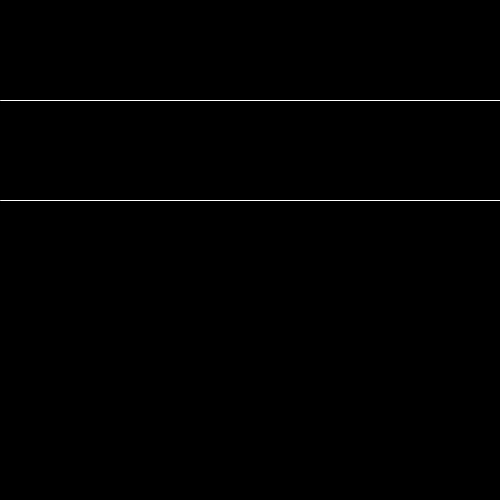
Frame 1 (no input)
Frame 60 (the mouse pressed at the canvas centre just before this capture): identical to frame 1, image omitted
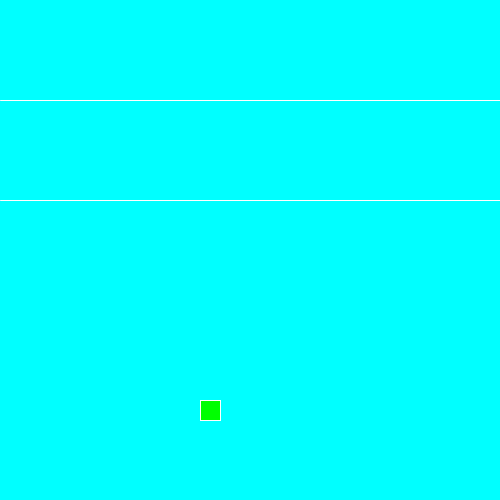
Frame 120 (the mouse held since frame 60 and released just before this capture)

The Processing sketch that drew these frames (run headless with seeded random() and noise(); from frame 60 on, the mouse is pressed at the canvas centre):

// Processing sketch: sketch_180508a2
// ── sketch_180508a2.pde
void setup()
{size(500,500);
}
void draw()
{background(0);
if(mouseY>100)
{background(255,255,0);
  fill(255,0,0);
rect(200,300,20,20);

}
if(mouseY>200)
{background(0,255,255);
  fill(0,255,0);
rect(200,400,20,20);
}
stroke(255);
line(0,100,width,100);
line(0,200,width,200);

}
